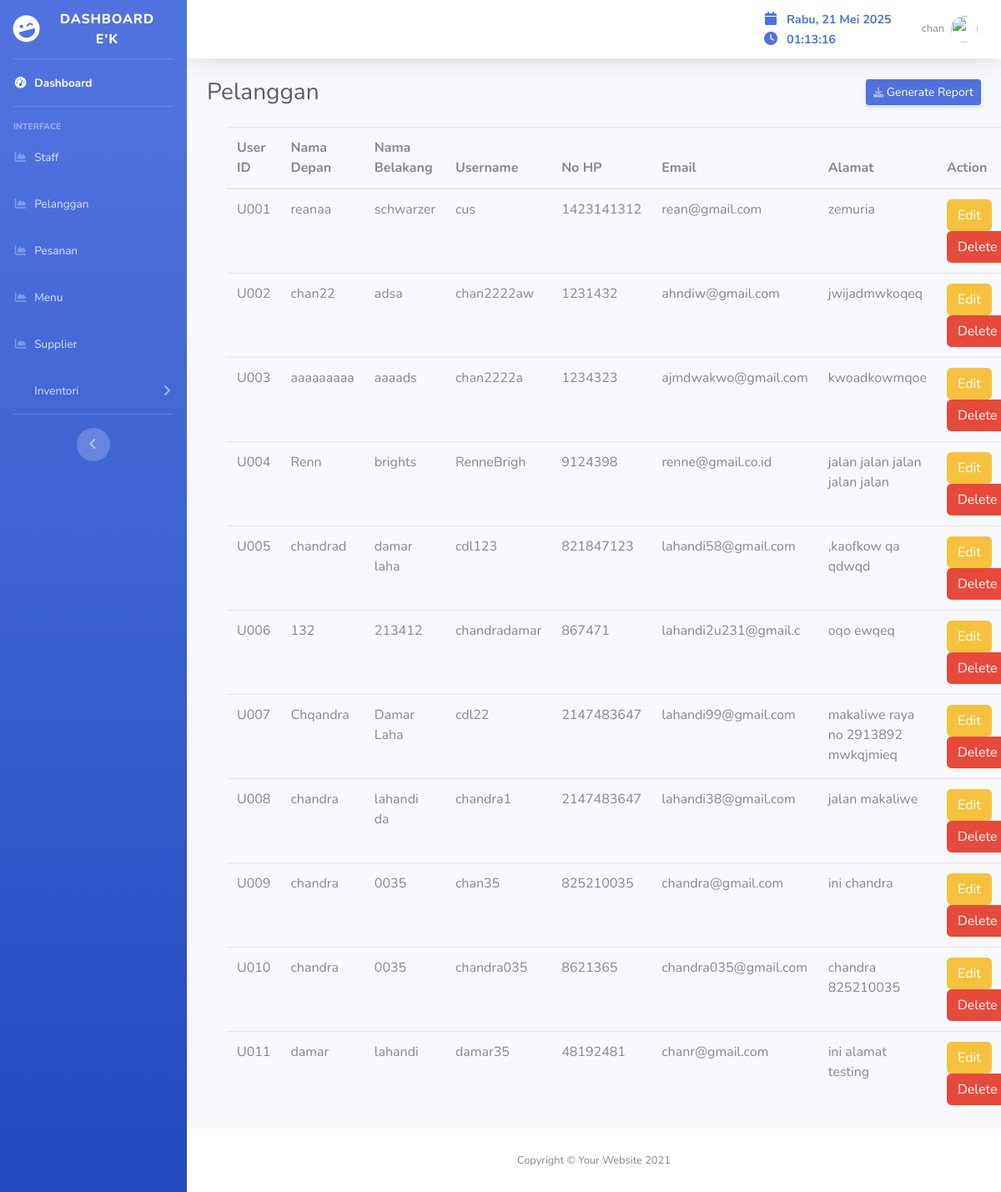
The page /pelanggan.php (signed in) on the database its author committed.
### tables this page shows
CREATE TABLE `customer` (
  `userID` varchar(4) NOT NULL,
  `namaDepan` varchar(10) NOT NULL,
  `namaBelakang` varchar(10) NOT NULL,
  `username` varchar(20) NOT NULL,
  `password` varchar(20) NOT NULL,
  `noHP` int(15) NOT NULL,
  `email` varchar(20) NOT NULL,
  `alamat` text NOT NULL
);

### pelanggan.php (the view, shortened to what this page needs)
<?php
require_once 'includes/config.php';
require_once 'admin/header.php';
require_once 'admin/navbar.php';
function getpelanggan() {
    global $conn;
    $query = "SELECT * FROM customer";
    return $conn->query($query);
}
$pelangganList = getpelanggan();
?>
        <div id="content-wrapper" class="d-flex flex-column">
            <div id="content">
                <nav class="navbar navbar-expand navbar-light bg-white topbar mb-4 static-top shadow">
                    <ul class="navbar-nav ml-auto">
                        <li class="nav-item no-arrow mx-1">
                            <div class="nav-link">
                                <span class="mr-2 d-none d-lg-inline text-gray-600">
                                    <i class="fas fa-calendar fa-fw"></i>
                                    <span id="tanggalHariIni"></span>
                                    <br>
                                    <i class="fas fa-clock fa-fw"></i>
                                    <span id="jamDigital"></span>
                                </span>
                            </div>
                        </li>
                        <li class="nav-item dropdown no-arrow">
                            <a class="nav-link dropdown-toggle" href="#" id="userDropdown" role="button"
                                data-toggle="dropdown" aria-haspopup="true" aria-expanded="false">
                                <span class="mr-2 d-none d-lg-inline text-gray-600 small">
                                <?php
                                if (isset($_SESSION['username'])) {
                                    echo "" . $_SESSION['username'];
                                } ?>
                                </span>
                                <img class="img-profile rounded-circle"
                                    src="img/undraw_profile.svg">
                            </a>
                        </li>
                    </ul>
                </nav>
                <div class="container-fluid">
                    <div class="d-sm-flex align-items-center justify-content-between mb-4">
                        <h1 class="h3 mb-0 text-gray-800">Pelanggan</h1>
                        <a href="admin/cust/exportpelanggan.php" class="d-none d-sm-inline-block btn btn-sm btn-primary shadow-sm">
                        <i class="fas fa-download fa-sm text-white-50"></i> Generate Report</a>
                    </div>
                    <div class="container">
                        <table class="table">
                            <thead>
                                <tr>
                                    <th>User ID</th>
                                    <th>Nama Depan</th>
                                    <th>Nama Belakang</th>
                                    <th>Username</th>
                                    <th>No HP</th>
                                    <th>Email</th>
                                    <th>Alamat</th>
                                    <th>Action</th>
                                </tr>
                            </thead>
                            <tbody>
                                <?php while ($row = $pelangganList->fetch_assoc()): ?>
                                    <tr>
                                        <td><?php echo $row['userID']; ?></td>
                                        <td><?php echo $row['namaDepan']; ?></td>
                                        <td><?php echo $row['namaBelakang']; ?></td>
                                        <td><?php echo $row['username']; ?></td>
                                        <td><?php echo $row['noHP']; ?></td>
                                        <td><?php echo $row['email']; ?></td>
                                        <td><?php echo $row['alamat']; ?></td>
                                        <td>
                                            <a href="admin/cust/editpelanggan.php?id=<?php echo $row['userID']; ?>" class="btn btn-warning">Edit</a>
                                            <a href="admin/cust/deletepelanggan.php?id=<?php echo $row['userID']; ?>" class="btn btn-danger" onclick="return confirm('Are you sure?');">Delete</a>
                                        </td>
                                    </tr>
                                <?php endwhile; ?>
                            </tbody>
                        </table>
                    </div>
                </div>
    <?php
    require_once 'admin/footer.php';
    ?>

### admin/css/custom.css (style rules this page uses)
#jamDigital, #tanggalHariIni { font-weight: bold; font-size: 0.9em; color: #4e73df; }
.nav-link span { white-space: nowrap; }
.fas.fa-clock, .fas.fa-calendar { margin-right: 5px; color: #4e73df; }

### rows shown on the page
customer: userID "U001", namaDepan "reanaa", namaBelakang "schwarzer", username "cus", noHP "1423141312", email "rean@gmail.com", alamat "zemuria"
customer: userID "U002", namaDepan "chan22", namaBelakang "adsa", username "chan2222aw", noHP "1231432", email "ahndiw@gmail.com", alamat "jwijadmwkoqeq"
customer: userID "U003", namaDepan "aaaaaaaaa", namaBelakang "aaaads", username "chan2222a", noHP "1234323", email "ajmdwakwo@gmail.com", alamat "kwoadkowmqoe"
customer: userID "U004", namaDepan "Renn", namaBelakang "brights", username "RenneBrigh", noHP "9124398", email "renne@gmail.co.id", alamat "jalan jalan jalan jalan jalan"
customer: userID "U005", namaDepan "chandrad", namaBelakang "damar laha", username "cdl123", noHP "821847123", email "lahandi58@gmail.com", alamat ",kaofkow qa qdwqd"
customer: userID "U006", namaDepan "132", namaBelakang "213412", username "chandradamar", noHP "867471", email "lahandi2u231@gmail.c", alamat "oqo ewqeq"
customer: userID "U007", namaDepan "Chqandra", namaBelakang "Damar Laha", username "cdl22", noHP "2147483647", email "lahandi99@gmail.com", alamat "makaliwe raya no 2913892 mwkqjmieq"
customer: userID "U008", namaDepan "chandra", namaBelakang "lahandi da", username "chandra1", noHP "2147483647", email "lahandi38@gmail.com", alamat "jalan makaliwe"
customer: userID "U009", namaDepan "chandra", namaBelakang "0035", username "chan35", noHP "825210035", email "chandra@gmail.com", alamat "ini chandra"
customer: userID "U010", namaDepan "chandra", namaBelakang "0035", username "chandra035", noHP "8621365", email "chandra035@gmail.com", alamat "chandra 825210035"
customer: userID "U011", namaDepan "damar", namaBelakang "lahandi", username "damar35", noHP "48192481", email "chanr@gmail.com", alamat "ini alamat testing"

### other values the page prints
$_SESSION['username'] "chan"
